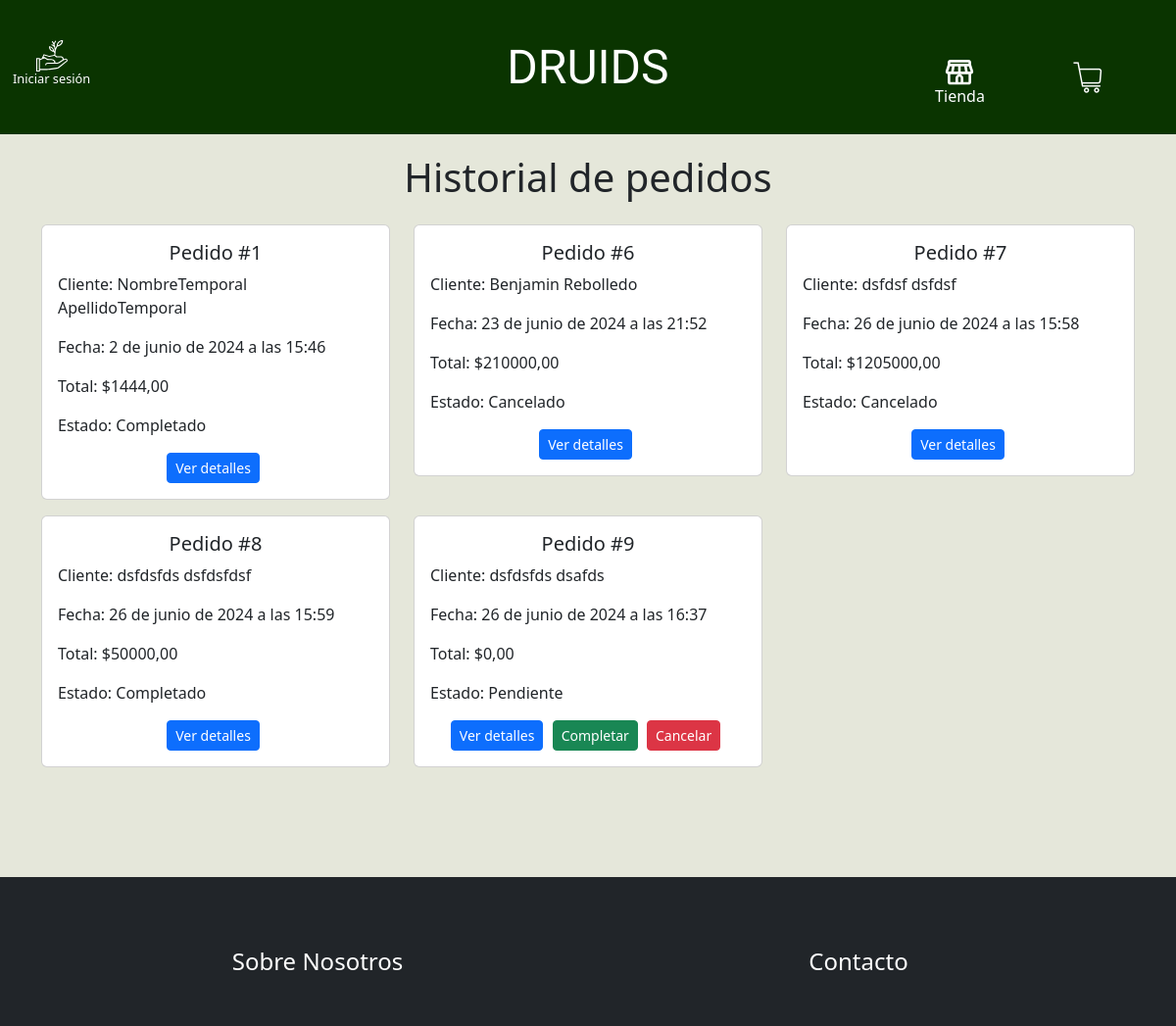
Page /pedidos/ on the earlier database version.
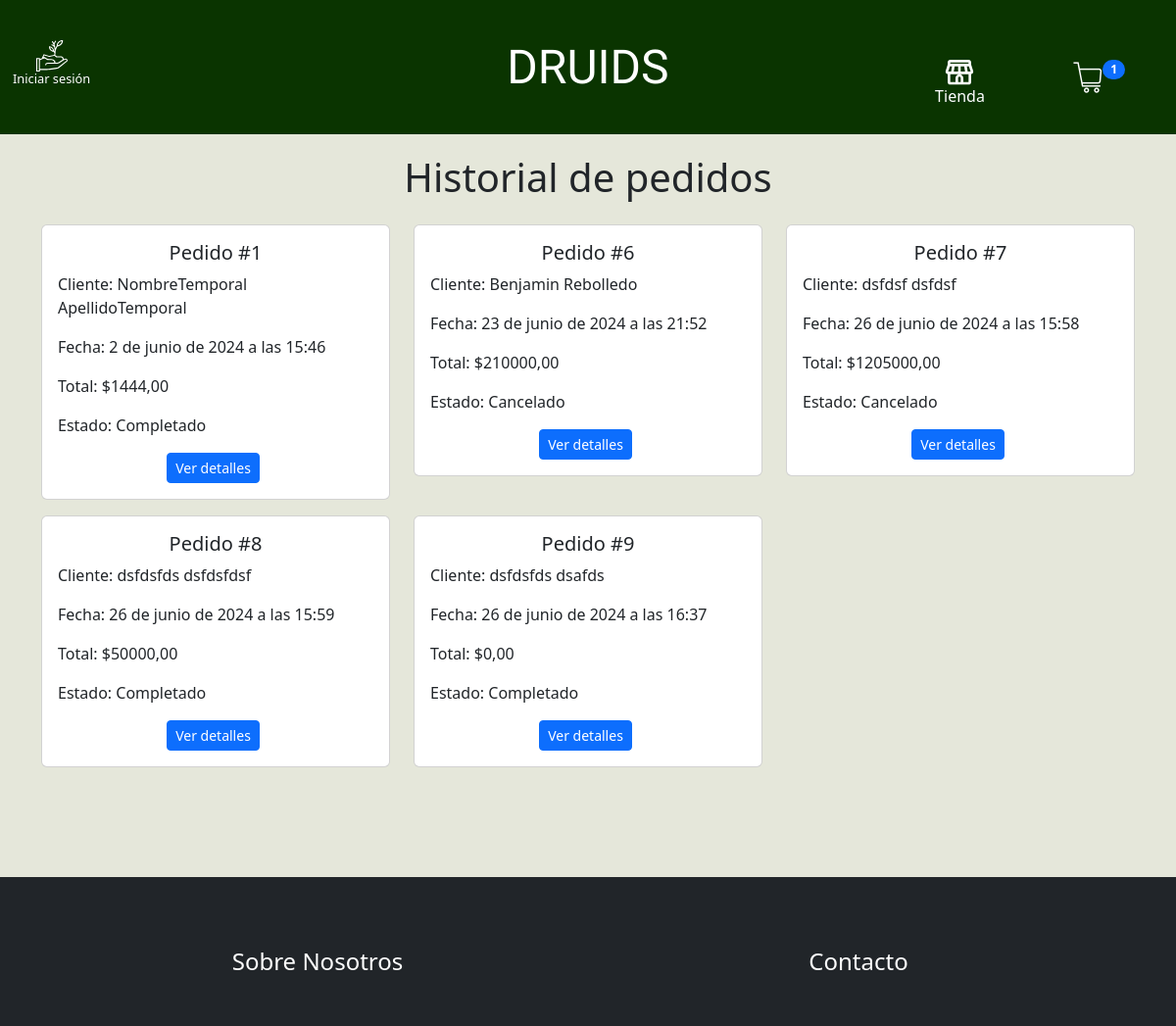
Same page on the later database version.
### Druids/models.py (models this page shows, shortened)
class Pedido(models.Model):
    nombre = models.CharField(max_length=100, verbose_name="Nombre del cliente")
    apellido = models.CharField(max_length=100, verbose_name="Apellido del cliente")
    email = models.EmailField(verbose_name="Correo Electrónico")
    rut = models.CharField(max_length=10, verbose_name="RUT")
    fecha_pedido = models.DateTimeField(auto_now_add=True, verbose_name="Fecha del pedido")
    total = models.DecimalField(max_digits=10, decimal_places=2, verbose_name="Total")
    direccion_envio = models.CharField(max_length=255, verbose_name="Dirección de envío")
    estado = models.CharField(max_length=50, choices=[('Pendiente', 'Pendiente'), ('Completado', 'Completado'), ('Cancelado', 'Cancelado')], verbose_name="Estado")
    usuario = models.ForeignKey(User, on_delete=models.CASCADE, verbose_name="Usuario", null=True, blank=True)

### Druids/views.py (the view)
# urls.py: path('pedidos/', pedidos, name='pedidos'),
def pedidos(request):
    pedidos = Pedido.objects.all()
    return render(request, 'Druids/pedidos.html', {'pedidos': pedidos})

### Druids/context_processors.py (called while the page is built)
def carrito_items_contador(request):
    contador = CarritoItem.objects.count()
    return {'carrito_items_contador': contador}

### Druids/templates/Druids/pedidos.html (shortened to what this page needs)
{% extends 'Druids/base.html' %}
{% load static %}
{% block contenido %}
<link rel="stylesheet" href="{% static 'Druids/css/pedidos.css' %}">
<main>
    <section>
        <div class="container">
            <h1 class="text-center mb-4">Historial de pedidos</h1>
            <div class="row">
            {% for pedido in pedidos %}
                <div class="col-12 col-sm-12 col-md-6 col-lg-4">
                    <div class="card mb-3">
                        <div class="card-body">
                            <h5 class="card-title text-center">Pedido #{{ pedido.id }}</h5>
                            <p class="card-text">Cliente: {{ pedido.nombre }} {{ pedido.apellido }}</p>
                            <p class="card-text">Fecha: {{ pedido.fecha_pedido }}</p>
                            <p class="card-text">Total: ${{ pedido.total }}</p>
                            <p class="card-text">Estado: {{ pedido.estado }}</p>
                            <div class="text-center">
                                <button type="button" class="btn btn-primary btn-sm ver-detalles"
                                    data-pedido-id="{{ pedido.id }}" data-bs-toggle="modal"
                                    data-bs-target="#modalVerPedido{{pedido.id}}">Ver detalles</button>
                                {% if pedido.estado != 'Completado' and pedido.estado != 'Cancelado' %}
                                <button type="button" class="btn btn-success btn-sm cambiar-estado"
                                    data-pedido-id="{{ pedido.id }}" data-estado="Completado">Completar</button>
                                <button type="button" class="btn btn-danger btn-sm cambiar-estado"
                                    data-pedido-id="{{ pedido.id }}" data-estado="Cancelado">Cancelar</button>
                                {% endif %}
                            </div>
                        </div>
                    </div>
                </div>
                {% endfor %}
            </div>
        </div>
    </section>
</main>
{% endblock %}

Differences in the rows shown:
changed Pedido "dsafds": estado "Pendiente" → "Completado"; no longer shows "Completar Cancelar"
Other differences:
{{ carrito_items_contador }}: (not shown) → "1"
